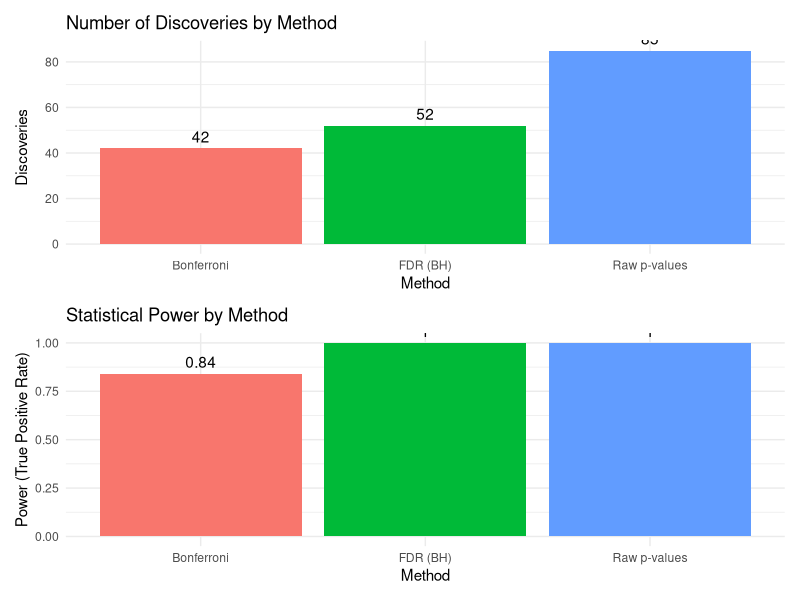
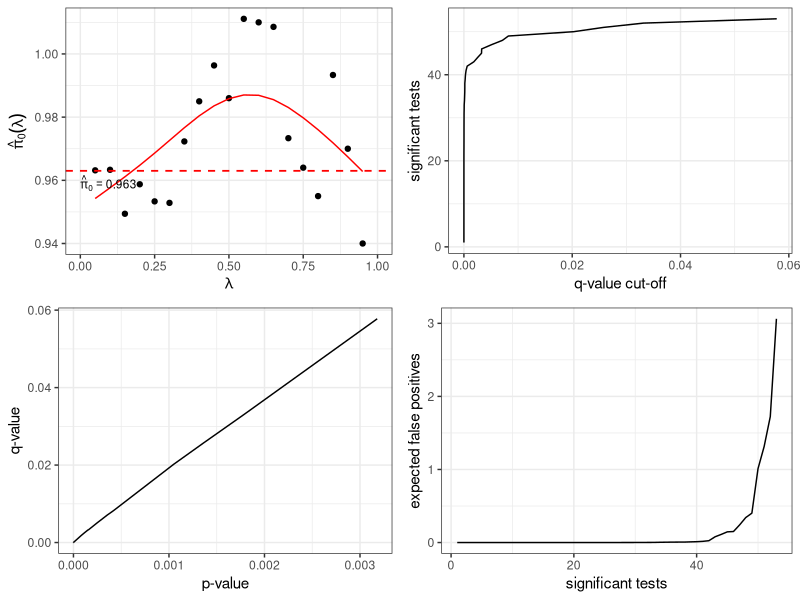
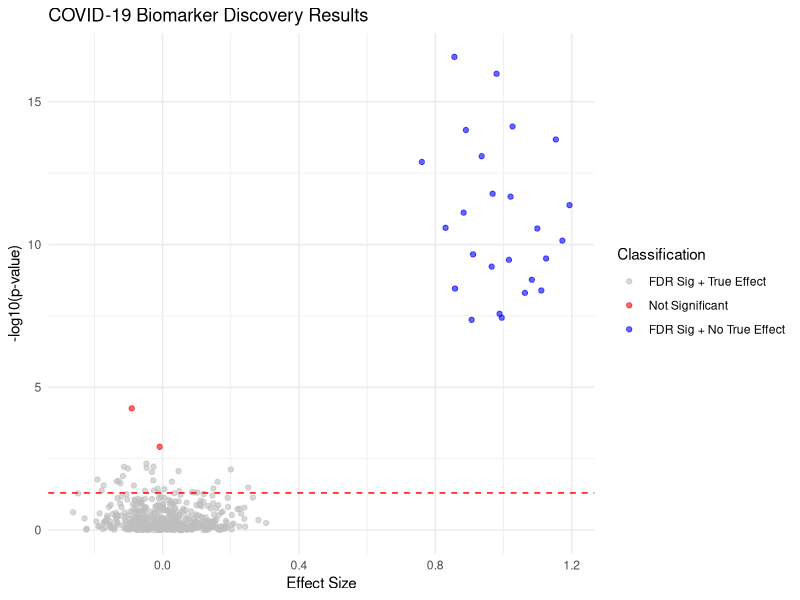

Generate these figures, in order, with R:
## ---- chunk 1
#| echo: true
#| eval: true
# Sample size for comparing two means
library(pwr)

# Scenario: Compare blood pressure between two treatments
# We expect a difference of 5 mmHg (effect size)
# Pooled standard deviation is estimated at 12 mmHg
effect_size <- 5 / 12  # Cohen's d

# Calculate sample size needed
power_result <- pwr.t.test(
  d = effect_size,           # Effect size (Cohen's d)
  sig.level = 0.05,         # Alpha level
  power = 0.80,             # Desired power
  type = "two.sample"       # Two-sample t-test
)

print(power_result)
cat("Required sample size per group:", ceiling(power_result$n))
## ---- chunk 2
#| echo: true
#| eval: true
# Example: Multiple t-tests with Bonferroni correction
set.seed(123)

# Simulate data for 20 different comparisons
n_tests <- 20
p_values <- numeric(n_tests)

for(i in 1:n_tests) {
  # Generate random data (no real differences)
  group1 <- rnorm(30, mean = 0, sd = 1)
  group2 <- rnorm(30, mean = 0, sd = 1)

  # Perform t-test
  test_result <- t.test(group1, group2)
  p_values[i] <- test_result$p.value
}

# Apply Bonferroni correction
alpha <- 0.05
bonferroni_alpha <- alpha / n_tests
bonferroni_adjusted <- p.adjust(p_values, method = "bonferroni")

# Results
results_df <- data.frame(
  Test = 1:n_tests,
  Raw_P_Value = round(p_values, 4),
  Bonferroni_Adjusted = round(bonferroni_adjusted, 4),
  Raw_Significant = p_values < alpha,
  Bonferroni_Significant = bonferroni_adjusted < alpha
)

print(results_df)
cat("Raw significant tests:", sum(results_df$Raw_Significant), "\n")
cat("Bonferroni significant tests:", sum(results_df$Bonferroni_Significant), "\n")
## ---- chunk 3
#| echo: true
#| eval: true
# Simulate gene expression data
set.seed(456)
n_genes <- 1000
n_samples_per_group <- 20

# 950 genes with no difference (null hypotheses)
# 50 genes with real differences (alternative hypotheses)
true_effects <- c(rep(0, 950), rep(2, 50))  # Effect sizes

p_values <- numeric(n_genes)

for(i in 1:n_genes) {
  # Control group
  control <- rnorm(n_samples_per_group, mean = 0, sd = 1)

  # Treatment group (with potential effect)
  treatment <- rnorm(n_samples_per_group, mean = true_effects[i], sd = 1)

  # Perform t-test
  test_result <- t.test(control, treatment)
  p_values[i] <- test_result$p.value
}

# Apply different correction methods
alpha <- 0.05
raw_significant <- p_values < alpha
bonferroni_significant <- p.adjust(p_values, method = "bonferroni") < alpha
fdr_significant <- p.adjust(p_values, method = "BH") < alpha

# Calculate performance metrics
true_positives_raw <- sum(raw_significant & true_effects > 0)
false_positives_raw <- sum(raw_significant & true_effects == 0)

true_positives_bonf <- sum(bonferroni_significant & true_effects > 0)
false_positives_bonf <- sum(bonferroni_significant & true_effects == 0)

true_positives_fdr <- sum(fdr_significant & true_effects > 0)
false_positives_fdr <- sum(fdr_significant & true_effects == 0)

# Results summary
cat("Results Summary:\n")
cat("================\n")
cat("Raw p-values (α = 0.05):\n")
cat("  Discoveries:", sum(raw_significant), "\n")
cat("  True positives:", true_positives_raw, "\n")
cat("  False positives:", false_positives_raw, "\n")
cat("  FDR:", round(false_positives_raw / max(1, sum(raw_significant)), 3), "\n\n")

cat("Bonferroni correction:\n")
cat("  Discoveries:", sum(bonferroni_significant), "\n")
cat("  True positives:", true_positives_bonf, "\n")
cat("  False positives:", false_positives_bonf, "\n")
cat("  FDR:", round(false_positives_bonf / max(1, sum(bonferroni_significant)), 3), "\n\n")

cat("FDR (Benjamini-Hochberg):\n")
cat("  Discoveries:", sum(fdr_significant), "\n")
cat("  True positives:", true_positives_fdr, "\n")
cat("  False positives:", false_positives_fdr, "\n")
cat("  FDR:", round(false_positives_fdr / max(1, sum(fdr_significant)), 3), "\n")
## ---- chunk 4
#| echo: true
#| eval: true
library(ggplot2)
library(dplyr)

# Create comparison data
comparison_data <- data.frame(
  Method = c("Raw p-values", "Bonferroni", "FDR (BH)"),
  Discoveries = c(sum(raw_significant), sum(bonferroni_significant), sum(fdr_significant)),
  True_Positives = c(true_positives_raw, true_positives_bonf, true_positives_fdr),
  False_Positives = c(false_positives_raw, false_positives_bonf, false_positives_fdr)
)

comparison_data$Power <- comparison_data$True_Positives / 50  # 50 true effects
comparison_data$FDR <- comparison_data$False_Positives / pmax(1, comparison_data$Discoveries)

# Plot results
p1 <- ggplot(comparison_data, aes(x = Method, y = Discoveries, fill = Method)) +
  geom_col() +
  geom_text(aes(label = Discoveries), vjust = -0.5) +
  labs(title = "Number of Discoveries by Method", y = "Discoveries") +
  theme_minimal() +
  theme(legend.position = "none")

p2 <- ggplot(comparison_data, aes(x = Method, y = Power, fill = Method)) +
  geom_col() +
  geom_text(aes(label = round(Power, 2)), vjust = -0.5) +
  labs(title = "Statistical Power by Method", y = "Power (True Positive Rate)") +
  ylim(0, 1) +
  theme_minimal() +
  theme(legend.position = "none")

library(patchwork)
print(p1 / p2)
## ---- chunk 5
#| echo: true
#| eval: true
# Calculate q-values using the qvalue package
# Note: You may need to install from Bioconductor
# if (!requireNamespace("BiocManager", quietly = TRUE))
#     install.packages("BiocManager")
# BiocManager::install("qvalue")

library(qvalue)

# Calculate q-values from our p-values
q_values <- qvalue(p_values)

# Plot q-value object
plot(q_values)

# Summary of q-values
summary(q_values)

# Number of significant findings at different FDR levels
cat("Significant findings:\n")
cat("FDR < 0.01:", sum(q_values$qvalues < 0.01), "\n")
cat("FDR < 0.05:", sum(q_values$qvalues < 0.05), "\n")
cat("FDR < 0.10:", sum(q_values$qvalues < 0.10), "\n")
## ---- chunk 6
#| echo: true
#| eval: true
# Simulate COVID-19 biomarker study
set.seed(789)

# Study parameters
n_biomarkers <- 500  # Testing 500 potential biomarkers
n_covid <- 100       # 100 COVID-19 patients
n_control <- 100     # 100 healthy controls

# Simulate biomarker data
# 475 biomarkers: no real difference
# 25 biomarkers: real differences (effect size = 1)
true_biomarkers <- c(rep(FALSE, 475), rep(TRUE, 25))

biomarker_pvalues <- numeric(n_biomarkers)

for(i in 1:n_biomarkers) {
  # Control group
  control_values <- rnorm(n_control, mean = 0, sd = 1)

  # COVID group (with potential elevation)
  covid_mean <- ifelse(true_biomarkers[i], 1, 0)
  covid_values <- rnorm(n_covid, mean = covid_mean, sd = 1)

  # Statistical test
  test_result <- t.test(covid_values, control_values)
  biomarker_pvalues[i] <- test_result$p.value
}

# Apply corrections
alpha <- 0.05
bonferroni_results <- p.adjust(biomarker_pvalues, method = "bonferroni")
fdr_results <- p.adjust(biomarker_pvalues, method = "BH")

# Create results dataframe
covid_results <- data.frame(
  Biomarker = paste0("Biomarker_", 1:n_biomarkers),
  True_Effect = true_biomarkers,
  Raw_P = biomarker_pvalues,
  Bonferroni_P = bonferroni_results,
  FDR_Q = fdr_results,
  Raw_Sig = biomarker_pvalues < alpha,
  Bonferroni_Sig = bonferroni_results < alpha,
  FDR_Sig = fdr_results < alpha
)

# Performance summary
performance_summary <- data.frame(
  Method = c("Raw P-values", "Bonferroni", "FDR"),
  Total_Discoveries = c(
    sum(covid_results$Raw_Sig),
    sum(covid_results$Bonferroni_Sig),
    sum(covid_results$FDR_Sig)
  ),
  True_Discoveries = c(
    sum(covid_results$Raw_Sig & covid_results$True_Effect),
    sum(covid_results$Bonferroni_Sig & covid_results$True_Effect),
    sum(covid_results$FDR_Sig & covid_results$True_Effect)
  ),
  False_Discoveries = c(
    sum(covid_results$Raw_Sig & !covid_results$True_Effect),
    sum(covid_results$Bonferroni_Sig & !covid_results$True_Effect),
    sum(covid_results$FDR_Sig & !covid_results$True_Effect)
  )
)

performance_summary$Sensitivity <- performance_summary$True_Discoveries / 25
performance_summary$FDR_Actual <- performance_summary$False_Discoveries /
  pmax(1, performance_summary$Total_Discoveries)

print(performance_summary)

# Visualization
library(ggplot2)
volcano_data <- data.frame(
  Log_P = -log10(covid_results$Raw_P),
  Effect_Size = ifelse(covid_results$True_Effect, 1, 0) + rnorm(n_biomarkers, 0, 0.1),
  Significant = covid_results$FDR_Sig,
  True_Effect = covid_results$True_Effect
)

ggplot(volcano_data, aes(x = Effect_Size, y = Log_P)) +
  geom_point(aes(color = interaction(Significant, True_Effect)), alpha = 0.6) +
  scale_color_manual(
    values = c("TRUE.FALSE" = "red", "FALSE.FALSE" = "gray",
               "TRUE.TRUE" = "blue", "FALSE.TRUE" = "orange"),
    labels = c("FDR Sig + True Effect", "Not Significant",
               "FDR Sig + No True Effect", "Not Sig + True Effect")
  ) +
  geom_hline(yintercept = -log10(0.05), linetype = "dashed", color = "red") +
  labs(
    title = "COVID-19 Biomarker Discovery Results",
    x = "Effect Size",
    y = "-log10(p-value)",
    color = "Classification"
  ) +
  theme_minimal()
